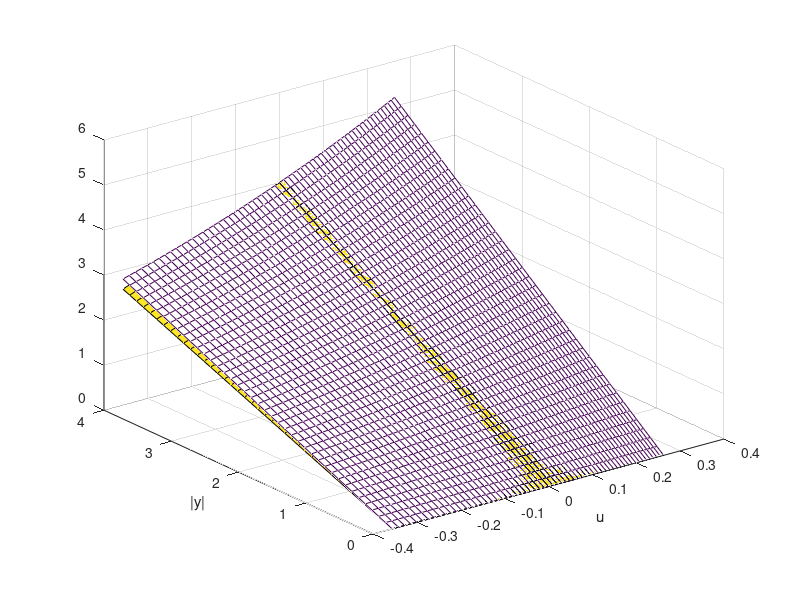

This chart was generated by the following MATLAB code:
clear variables; close all;
v = 0.7:0.01:1.3;
u = log(v);
y = 0:0.1:4;
[U,Y] = meshgrid(u,y);

Z = exp(U).*Y;
% Z = U.^2.*Y;
Z2 = (1 + U).*Y;
% Z2 = (2*U - 1).*Y;
figure;
mesh(U,Y,Z,zeros(size(Z)))
hold on;
surf(U,Y,Z2,ones(size(Z)))
xlabel('u')
ylabel('|y|')